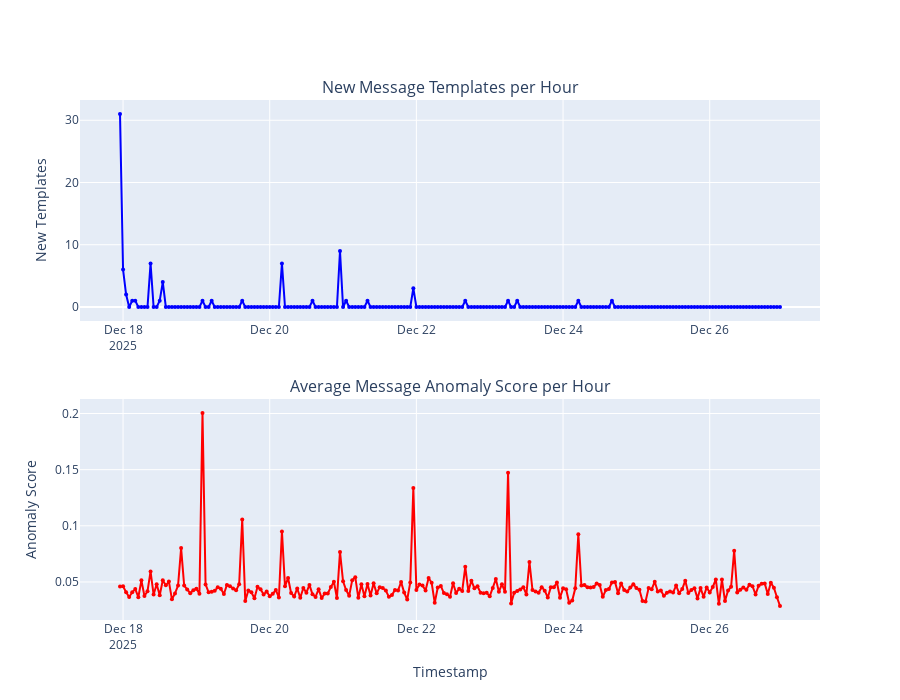

Notebook code for this chart:
### Code cell
fig = make_subplots(
    rows=2, cols=1,
    subplot_titles=(
        'New Message Templates per Hour',
        'Average Message Anomaly Score per Hour'
    ),
    vertical_spacing=0.15
)

fig.add_trace(
    go.Scatter(
        x=time_agg['timestamp'],
        y=time_agg['new_templates'],
        mode='lines+markers',
        name='New Templates',
        line=dict(color='blue', width=2),
        marker=dict(size=4)
    ),
    row=1, col=1
)

fig.add_trace(
    go.Scatter(
        x=time_agg['timestamp'],
        y=time_agg['avg_anomaly_score'],
        mode='lines+markers',
        name='Avg Anomaly Score',
        line=dict(color='red', width=2),
        marker=dict(size=4)
    ),
    row=2, col=1
)

fig.update_xaxes(title_text='Timestamp', row=2, col=1)
fig.update_yaxes(title_text='New Templates', row=1, col=1)
fig.update_yaxes(title_text='Anomaly Score', row=2, col=1)
fig.update_layout(height=700, showlegend=False)
fig.show()

print("\nInterpretation:")
print("  - Spike in new templates = new error types appearing")
print("  - High avg anomaly score = messages becoming more unusual")
print("  - Both spiking = strong indicator of new anomaly patterns")

### Figure 1 — Plotly figure (JSON) as saved in the notebook; plotly's stock layout.template omitted (floating-point values rounded to 4 significant figures; data arrays with more than 128 entries replaced by an {"elided": "..."} marker saying what was removed)
{"data": [{"line": {"color": "blue", "width": 2}, "marker": {"size": 4}, "mode": "lines+markers", "name": "New Templates", "type": "scatter", "x": {"elided": "217 str values"}, "xaxis": "x", "y": {"elided": "217 int values"}, "yaxis": "y"}, {"line": {"color": "red", "width": 2}, "marker": {"size": 4}, "mode": "lines+markers", "name": "Avg Anomaly Score", "type": "scatter", "x": {"elided": "217 str values"}, "xaxis": "x2", "y": {"elided": "217 float values"}, "yaxis": "y2"}], "layout": {"annotations": [{"font": {"size": 16}, "showarrow": false, "text": "New Message Templates per Hour", "x": 0.5, "xanchor": "center", "xref": "paper", "y": 1, "yanchor": "bottom", "yref": "paper"}, {"font": {"size": 16}, "showarrow": false, "text": "Average Message Anomaly Score per Hour", "x": 0.5, "xanchor": "center", "xref": "paper", "y": 0.425, "yanchor": "bottom", "yref": "paper"}], "height": 700, "showlegend": false, "xaxis": {"anchor": "y", "domain": [0, 1]}, "xaxis2": {"anchor": "y2", "domain": [0, 1], "title": {"text": "Timestamp"}}, "yaxis": {"anchor": "x", "domain": [0.575, 1], "title": {"text": "New Templates"}}, "yaxis2": {"anchor": "x2", "domain": [0, 0.425], "title": {"text": "Anomaly Score"}}}}
